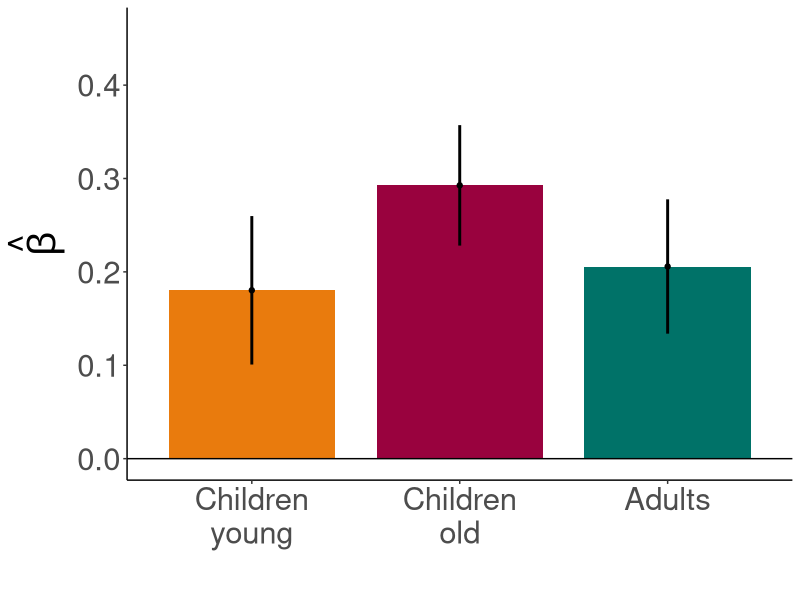
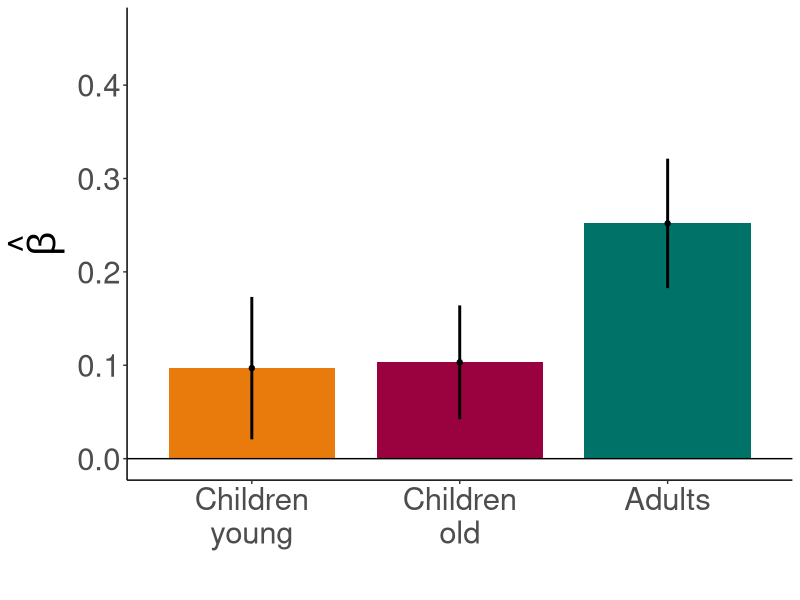

These charts were generated, in order, by the following R code: (Note: this script raises an error after producing the figures.)
library(ggplot2)

#required libraries
library(readr)
library(plyr)
library(ggplot2)
library(lme4)
library(lmerTest)
library(emmeans)

#house keeping
rm(list=ls())

#confidence interval function
ci<-function(x){1.96*sd(x)/sqrt(length(x))}
sd_error<-function(x){sd(x)/sqrt(length(x))}

## Using preprocessed datasets ##

#Bin Dataset Rating (Question 1)

d_bin<-read.csv("bin_answers_recreated_df.csv", head=TRUE, sep=",")
d_bin$Outcome <- as.numeric(d_bin$True.Success == "True")
d_bin$AgeScaled <- scale(d_bin$Age)
d_bin$RatingScaled <- scale(d_bin$Rating)
d_bin$RecBinScaled <- scale(d_bin$Recreated.Binary)

d_bin$Group <- "childrenold"
d_bin$Group[d_bin$Age <9] <- "childrenyoung"
d_bin$Group[d_bin$Age >=18] <- "adults"

#decide on reference level
d_bin$Group<-relevel(factor(d_bin$Group), ref='childrenyoung')

bin_regression <- lmer(Rating ~ 1 + RecBinScaled + Group*RecBinScaled + (1 | Id), data=d_bin)
summary(bin_regression)

trends <- emtrends(bin_regression, ~ Group, var = "RecBinScaled")
trends_df <- as.data.frame(trends)
print(trends_df)
test(trends)

#plotting 

# assign estimates and SEs by group
estimate_kidsy  <- trends_df[trends_df$Group == "childrenyoung", "RecBinScaled.trend"]
se_kidsy        <- trends_df[trends_df$Group == "childrenyoung", "SE"]
estimate_kidso  <- trends_df[trends_df$Group == "childrenold",   "RecBinScaled.trend"]
se_kidso        <- trends_df[trends_df$Group == "childrenold",   "SE"]
estimate_adults <- trends_df[trends_df$Group == "adults",        "RecBinScaled.trend"]
se_adults       <- trends_df[trends_df$Group == "adults",        "SE"]

both_col <- c("Children\nyoung" = "#e97b0d", "Children\nold" = "#99023E", "Adults" = "#007268")
both_custom_labels <- c("Children\nyoung", "Children\nold", "Adults")  # for x-axis

bin_regression_df <- data.frame(
  group = factor(c("Children\nyoung", "Children\nold", "Adults"),
                             levels = c("Children\nyoung", "Children\nold", "Adults")),
  estimate = c(estimate_kidsy, estimate_kidso, estimate_adults),
  se = c(se_kidsy, se_kidso, se_adults)
)

ggplot(bin_regression_df, aes(x = group, y = estimate, fill = group)) +
  geom_bar(stat = "identity", position = "dodge", width = 0.8) + 
  geom_point() +
  geom_errorbar(aes(ymin = estimate - se, ymax = estimate + se), color = 'black', width = 0.0, size = 1) +
  xlab("") +
  ylim(0, 0.46)+
  ylab(expression(hat(beta))) + 
  theme_classic() +
  geom_hline(yintercept = 0) +
  scale_fill_manual(values = both_col) +
  scale_x_discrete(labels = both_custom_labels) +
  theme(text = element_text(size = 28, family = "sans"),
        legend.position = "none")
#----------------------------------

#EmpDataset Rating

d_emp<-read.csv("emp_answers_rec_df.csv", head=TRUE, sep=",")

d_emp$Group <- "childrenold"
d_emp$Group[d_emp$Age <9] <- "childrenyoung"
d_emp$Group[d_emp$Age >=18] <- "adults"

d_emp$EmpowermentScaled <- scale(d_emp$Actual.Empowerment)
d_emp$RecEmpowermentScaled <- scale(d_emp$Recreated.Empowerment)

d_emp$Group<-relevel(factor(d_emp$Group), ref='childrenyoung')

emp_regression <- lmer(Rating ~ 1 + RecEmpowermentScaled + Group + Group*RecEmpowermentScaled + (1 | ID), data=d_emp)
summary(emp_regression)


trends <- emtrends(emp_regression, ~ Group, var = "RecEmpowermentScaled")
trends_df <- as.data.frame(trends)
print(trends_df)
test(trends)

#plotting 

estimate_kidsy  <- trends_df[trends_df$Group == "childrenyoung", "RecEmpowermentScaled.trend"]
se_kidsy        <- trends_df[trends_df$Group == "childrenyoung", "SE"]
estimate_kidso  <- trends_df[trends_df$Group == "childrenold",   "RecEmpowermentScaled.trend"]
se_kidso        <- trends_df[trends_df$Group == "childrenold",   "SE"]
estimate_adults <- trends_df[trends_df$Group == "adults",        "RecEmpowermentScaled.trend"]
se_adults       <- trends_df[trends_df$Group == "adults",        "SE"]

both_col <- c("Children\nyoung" = "#e97b0d", "Children\nold" = "#99023E", "Adults" = "#007268")
both_custom_labels <- c("Children\nyoung", "Children\nold", "Adults")  # for x-axis

emp_regression_df <- data.frame(
  group = factor(c("Children\nyoung", "Children\nold", "Adults"),
                 levels = c("Children\nyoung", "Children\nold", "Adults")),
  estimate = c(estimate_kidsy, estimate_kidso, estimate_adults),
  se = c(se_kidsy, se_kidso, se_adults)
)

ggplot(emp_regression_df, aes(x = group, y = estimate, fill = group)) +
  geom_bar(stat = "identity", position = "dodge", width = 0.8) + 
  geom_point() +
  geom_errorbar(aes(ymin = estimate - se, ymax = estimate + se), color = 'black', width = 0.0, size = 1) +
  xlab("") +
  ylim(0, 0.46)+
  ylab(expression(hat(beta))) + 
  theme_classic() +
  geom_hline(yintercept = 0) +
  scale_fill_manual(values = both_col) +
  scale_x_discrete(labels = both_custom_labels) +
  theme(text = element_text(size = 28, family = "sans"),
        legend.position = "none")
#----------------------------------

#IntDataset

d_bin<-read.csv("bin_answers_recreated_df.csv", head=TRUE, sep=",")
d_bin$Outcome <- as.numeric(d_bin$True.Success == "True")
d_emp<-read.csv("emp_answers_rec_df.csv", head=TRUE, sep=",")
d_int<-read.csv("int_answers_rec_full_df.csv", head=TRUE, sep=",")
d_int$Chosen<-abs(d_int$Chosen-2)
both_col <- c("Adults" = "#007268", "Children old" = "#99023E", "Children young" = "#e97b0d")

d_bin$Group <- "Children old"
d_bin$Group[d_bin$Age <9] <- "Children young"
d_bin$Group[d_bin$Age >=18] <- "Adults"

d_emp$Group <- "Children old"
d_emp$Group[d_emp$Age <9] <- "Children young"
d_emp$Group[d_emp$Age >=18] <- "Adults"

d_int$Group <- "Children old"
d_int$Group[d_int$Age <9] <- "Children young"
d_int$Group[d_int$Age >=18] <- "Adults"

d_bin_elements <- d_bin
d_bin_elements$Combination <- lapply(d_bin_elements$Combination, function(x) {
  x <- gsub("\\[|\\]", "", x)
  x <- strsplit(x, ",\\s*")[[1]]
  x <- x[1:(length(x) - 1)]
  x <- gsub("'", "", x)
  return(x)
})

d_bin_elements$Combination <- lapply(d_bin_elements$Combination, function(x) sort(x))
d_bin_elements$Combination <- sapply(d_bin_elements$Combination, function(x) paste(x, collapse = ", "))
d_bin_elements_summary<-ddply(d_bin_elements, .(Combination, Group), summarize,  m_bin=mean(Rating), se_bin=sd_error(Rating))


d_emp_elements <- d_emp
d_emp_elements$Combination <- lapply(d_emp_elements$Combination, function(x) {
  x <- gsub("\\[|\\]", "", x)
  x <- strsplit(x, ",\\s*")[[1]]
  x <- x[1:(length(x) - 1)]
  x <- gsub("'", "", x)
  return(x)
})

d_emp_elements$Combination <- lapply(d_emp_elements$Combination, function(x) sort(x))
d_emp_elements$Combination <- sapply(d_emp_elements$Combination, function(x) paste(x, collapse = ", "))
d_emp_elements_summary<-ddply(d_emp_elements, .(Combination, Group), summarize,  m_emp=mean(Rating), se_emp=sd_error(Rating))

elements_rating_summary <- merge(d_bin_elements_summary, d_emp_elements_summary, by=c("Group","Combination"))

d_int_elements<-d_int
d_int_elements$Combination.1 <- lapply(d_int_elements$Combination.1, function(x) {
  x <- gsub("\\[|\\]", "", x)
  x <- strsplit(x, ",\\s*")[[1]]
  x <- x[1:(length(x) - 1)]
  x <- gsub("'", "", x)
  return(x)
})

d_int_elements$Combination.1 <- lapply(d_int_elements$Combination.1, function(x) sort(x))
d_int_elements$Combination.1 <- sapply(d_int_elements$Combination.1, function(x) paste(x, collapse = ", "))


d_int_elements$Combination.2 <- lapply(d_int_elements$Combination.2, function(x) {
  x <- gsub("\\[|\\]", "", x)
  x <- strsplit(x, ",\\s*")[[1]]
  x <- x[1:(length(x) - 1)]
  x <- gsub("'", "", x)
  return(x)
})

d_int_elements$Combination.2 <- lapply(d_int_elements$Combination.2, function(x) sort(x))
d_int_elements$Combination.2 <- sapply(d_int_elements$Combination.2, function(x) paste(x, collapse = ", "))

d_int_elements_group1 <- merge(d_int_elements, elements_rating_summary, by.x = c("Group", "Combination.1"), by.y = c("Group", "Combination"), all.x = TRUE)

names(d_int_elements_group1)[names(d_int_elements_group1) == "m_bin"] <- "m_bin_Comb1"
names(d_int_elements_group1)[names(d_int_elements_group1) == "se_bin"] <- "se_bin_Comb1"
names(d_int_elements_group1)[names(d_int_elements_group1) == "m_emp"] <- "m_emp_Comb1"
names(d_int_elements_group1)[names(d_int_elements_group1) == "se_emp"] <- "se_emp_Comb1"

d_int_elements_both <- merge(d_int_elements_group1, elements_rating_summary, by.x = c("Group", "Combination.2"), by.y = c("Group", "Combination"), all.x = TRUE)

names(d_int_elements_both)[names(d_int_elements_both) == "m_bin"] <- "m_bin_Comb2"
names(d_int_elements_both)[names(d_int_elements_both) == "se_bin"] <- "se_bin_Comb2"
names(d_int_elements_both)[names(d_int_elements_both) == "m_emp"] <- "m_emp_Comb2"
names(d_int_elements_both)[names(d_int_elements_both) == "se_emp"] <- "se_emp_Comb2"

d_int_elements_both$delta_rated_emp <- d_int_elements_both$m_emp_Comb1 - d_int_elements_both$m_emp_Comb2
d_int_elements_both$delta_rated_bin <- d_int_elements_both$m_bin_Comb1 - d_int_elements_both$m_bin_Comb2

d_int_elements_both$RatingEmpScaled <- scale(d_int_elements_both$delta_rated_emp)
d_int_elements_both$RatingBinScaled <- scale(d_int_elements_both$delta_rated_bin)
d_int_elements_both$Group<-relevel(factor(d_int_elements_both$Group), ref='Adults')




## using bin ratings ##

int_regression_bin_rat <- glmer(Chosen ~ 1 + RatingBinScaled + Group + Group*RatingBinScaled + (1 | Id), data=d_int_elements_both, family="binomial")
summary(int_regression_bin_rat)

trends <- emtrends(int_regression_bin_rat, ~ Group, var = "RatingBinScaled")
trends_df <- as.data.frame(trends)
print(trends_df)
test(trends)

#plotting 

estimate_kidsy  <- trends_df[trends_df$Group == "Children young", "RatingBinScaled.trend"]
se_kidsy        <- trends_df[trends_df$Group == "Children young", "SE"]
estimate_kidso  <- trends_df[trends_df$Group == "Children old",   "RatingBinScaled.trend"]
se_kidso        <- trends_df[trends_df$Group == "Children old",   "SE"]
estimate_adults <- trends_df[trends_df$Group == "Adults",        "RatingBinScaled.trend"]
se_adults       <- trends_df[trends_df$Group == "Adults",        "SE"]

both_col <- c("Children\nyoung" = "#e97b0d", "Children\nold" = "#99023E", "Adults" = "#007268")
both_custom_labels <- c("Children\nyoung", "Children\nold", "Adults")  # for x-axis

int_regression_df <- data.frame(
  group = factor(c("Children\nyoung", "Children\nold", "Adults"),
                 levels = c("Children\nyoung", "Children\nold", "Adults")),
  estimate = c(estimate_kidsy, estimate_kidso, estimate_adults),
  se = c(se_kidsy, se_kidso, se_adults)
)

ggplot(int_regression_df, aes(x = group, y = estimate, fill = group)) +
  geom_bar(stat = "identity", position = "dodge", width = 0.8) + 
  geom_point() +
  geom_errorbar(aes(ymin = estimate - se, ymax = estimate + se), color = 'black', width = 0.0, size = 1) +
  xlab("") +
  ylim(0, 0.46)+
  ylab(expression(hat(beta))) + 
  theme_classic() +
  geom_hline(yintercept = 0) +
  scale_fill_manual(values = both_col) +
  scale_x_discrete(labels = both_custom_labels) +
  theme(text = element_text(size = 28, family = "sans"),
        legend.position = "none")




## using emp ratings ##

int_regression_emp_rat <- glmer(Chosen ~ 1 + RatingEmpScaled + Group + Group*RatingEmpScaled + (1 | Id), data=d_int_elements_both, family="binomial")
summary(int_regression_emp_rat)

trends <- emtrends(int_regression_emp_rat, ~ Group, var = "RatingEmpScaled")
trends_df <- as.data.frame(trends)
print(trends_df)
test(trends)

#plotting 

estimate_kidsy  <- trends_df[trends_df$Group == "Children young", "RatingEmpScaled.trend"]
se_kidsy        <- trends_df[trends_df$Group == "Children young", "SE"]
estimate_kidso  <- trends_df[trends_df$Group == "Children old",   "RatingEmpScaled.trend"]
se_kidso        <- trends_df[trends_df$Group == "Children old",   "SE"]
estimate_adults <- trends_df[trends_df$Group == "Adults",        "RatingEmpScaled.trend"]
se_adults       <- trends_df[trends_df$Group == "Adults",        "SE"]

both_col <- c("Children\nyoung" = "#e97b0d", "Children\nold" = "#99023E", "Adults" = "#007268")
both_custom_labels <- c("Children\nyoung", "Children\nold", "Adults")  # for x-axis

int_regression_df <- data.frame(
  group = factor(c("Children\nyoung", "Children\nold", "Adults"),
                 levels = c("Children\nyoung", "Children\nold", "Adults")),
  estimate = c(estimate_kidsy, estimate_kidso, estimate_adults),
  se = c(se_kidsy, se_kidso, se_adults)
)

ggplot(int_regression_df, aes(x = group, y = estimate, fill = group)) +
  geom_bar(stat = "identity", position = "dodge", width = 0.8) + 
  geom_point() +
  geom_errorbar(aes(ymin = estimate - se, ymax = estimate + se), color = 'black', width = 0.0, size = 1) +
  xlab("") +
  ylim(0, 0.46)+
  ylab(expression(hat(beta))) + 
  theme_classic() +
  geom_hline(yintercept = 0) +
  scale_fill_manual(values = both_col) +
  scale_x_discrete(labels = both_custom_labels) +
  theme(text = element_text(size = 28, family = "sans"),
        legend.position = "none")
